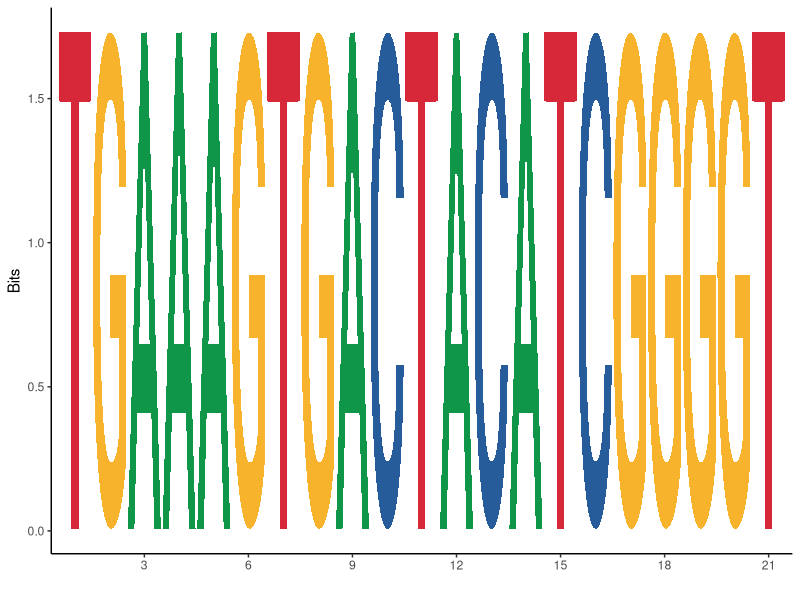
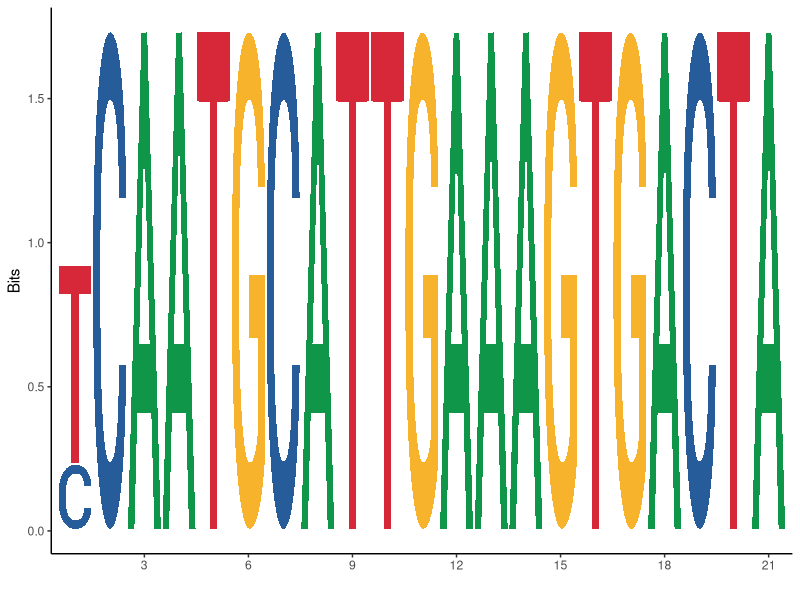
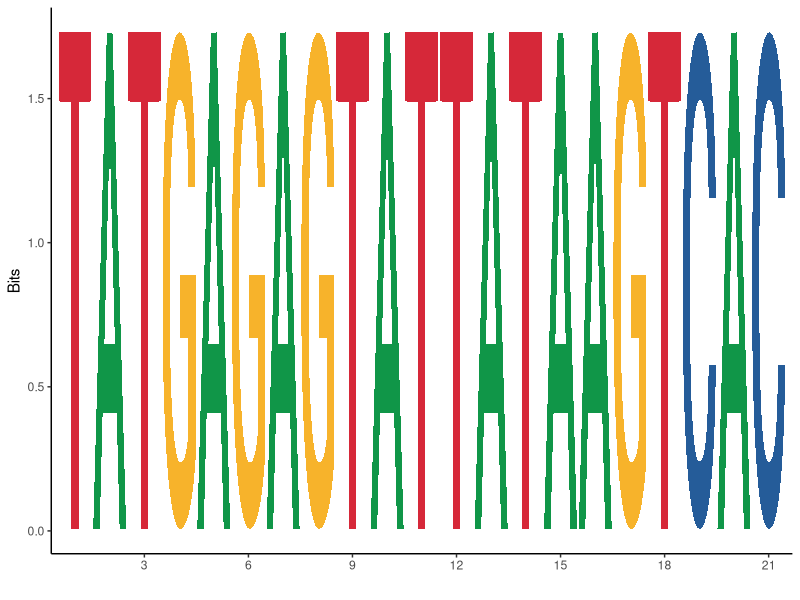
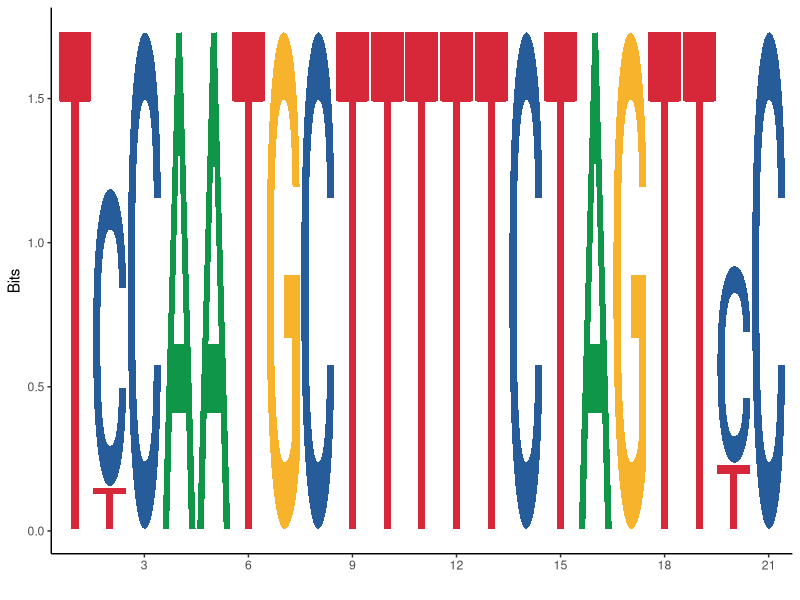
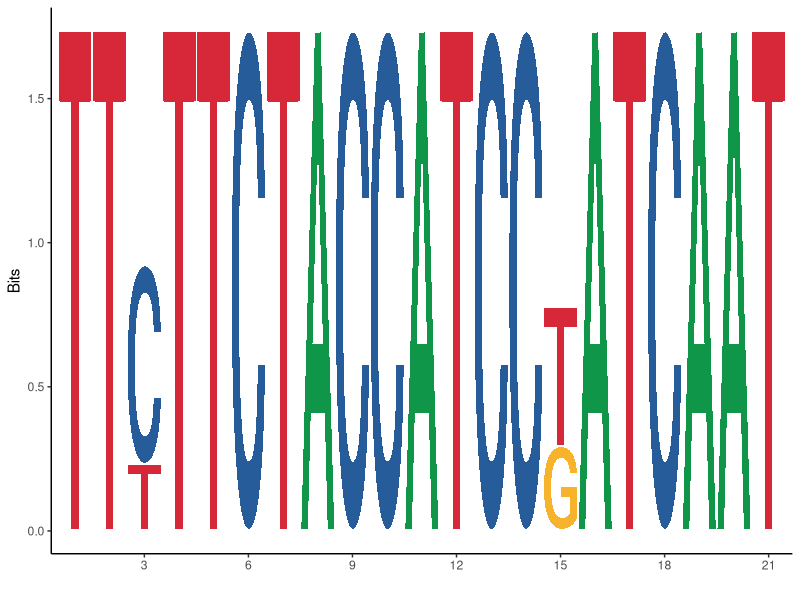
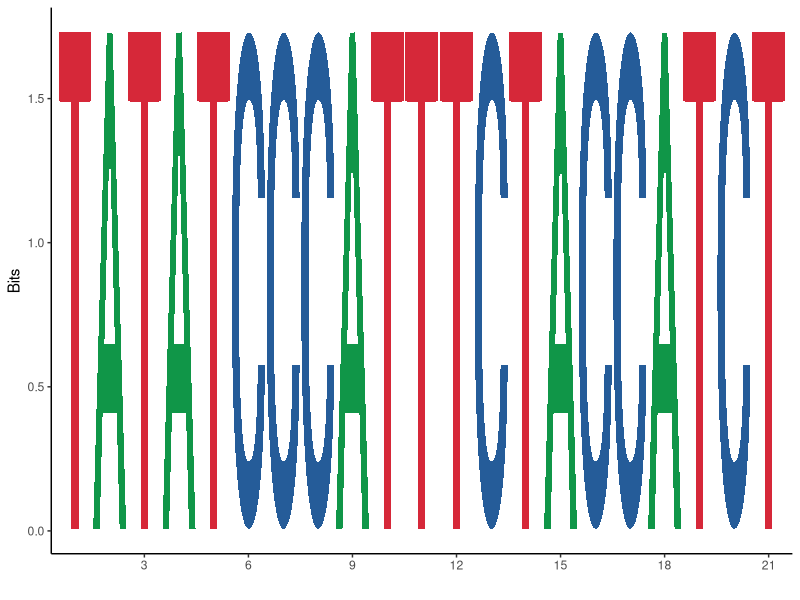
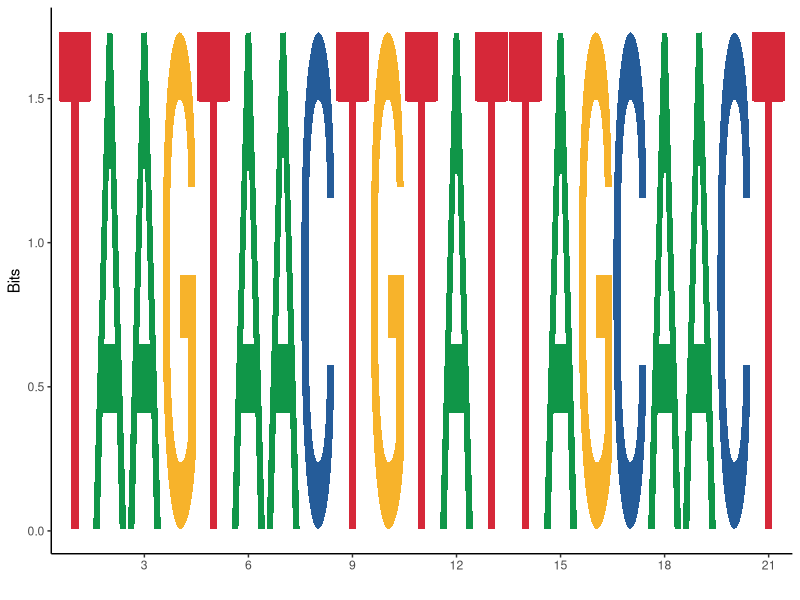
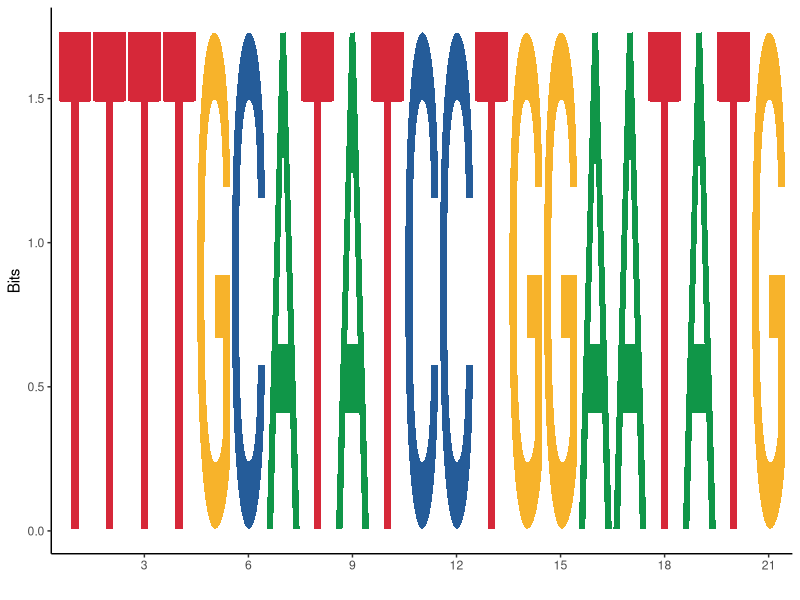

Recreate these plots in R, in order.
## ---- chunk 1
library(ggplot2)
library(ggseqlogo)
library(openxlsx)
## ---- chunk 2
# Read data from Excel file
fasta <- read.xlsx("sRNA-trigger-sequence.xlsx")

# Get unique sRNA sequences
unisRNA <- unique(fasta$sRNA)

# Iterate over each unique sRNA sequence
for(i in 1:length(unisRNA)){
  
  # Subset data for the current sRNA sequence
  pdata <- fasta$Sequence[fasta$sRNA == unisRNA[i]]
  
  # Create ggplot object with geom_logo
  p <- ggplot() + 
    geom_logo(pdata) + theme_logo() + theme_classic() +
    scale_x_continuous(breaks = seq(0, 21, by = 3), expand = c(0.01, 0))
  
  # Define output file name
  wrfile <- paste(unisRNA[i], ".pdf", sep = "")
  
  # Save plot as PDF file
  ggsave(plot = p, wrfile, height = 1.2, width = 4.3)
}
